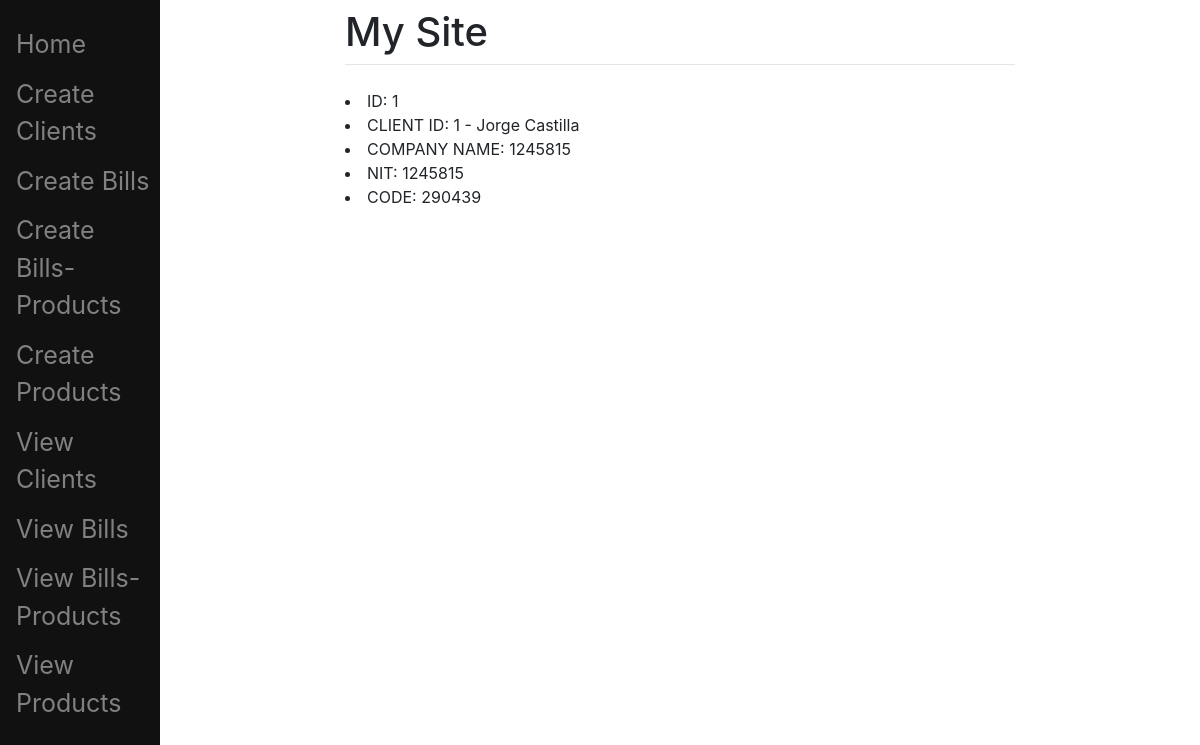
Screenshot of /bill/1 (signed in) with the database file from the repository.
### blog/models.py (models this page shows, shortened)
class Bill(models.Model):
    id = models.PositiveIntegerField(primary_key = TRUE)
    client_id = models.ForeignKey(Client, on_delete=models.CASCADE)
    company_name = models.CharField(max_length=50)
    nit = models.PositiveIntegerField()
    code = models.PositiveIntegerField()

class Client(models.Model):
    id = models.PositiveIntegerField(primary_key = TRUE)
    document = models.PositiveIntegerField()
    first_name = models.CharField(max_length=50)
    last_name = models.CharField(max_length=50)
    email = models.EmailField(max_length=254)
    def __str__(self):
        return "%s - %s %s" % (self.id,self.first_name, self.last_name)

### pages/views.py (the view)
# urls.py: path('bill/<int:id>', views.bills_view, name='bill'),
def bills_view(request,*args,**kwargs): #Contact page view
    bill = Bill.objects.get(id=kwargs['id'])
    return render(request, "main/bills.html", {"bill":bill})

### templates/main/bills.html (shortened to what this page needs)
{% extends "main/base.html" %}
{% block content %}
    <li>ID: {{bill.id}}</li>
    <li>CLIENT ID: {{bill.client_id}}</li>
    <li>COMPANY NAME: {{bill.nit}}</li>
    <li>NIT: {{bill.nit}}</li>
    <li>CODE: {{bill.code}}</li>
{% endblock %}

### rows the page displays
Bill: id "1", client_id "1 - Jorge Castilla", nit "1245815", code "290439"
